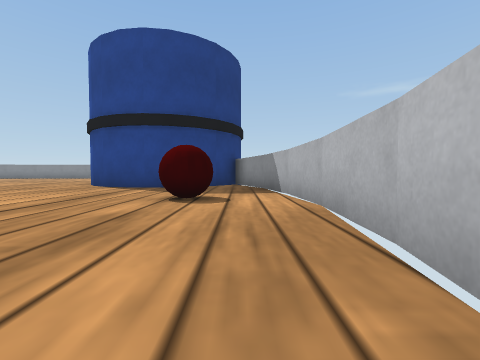
View 1 (above)

19 first-person views from a walk through a world built for the Webots simulator. The camera is 0.05 m above the floor, tilts 2° down and sees 90° across. The floor is counted in squares, 0.1 m on a side. Each view is taken from the middle of a square. On the plan, view 1 faces up. The plan holds only what a view shows up to about 9 squares ahead; the rest is blank. The robots in the file are not drawn. Simple shapes and patterns stand in for the simulator's stock objects.

View 2
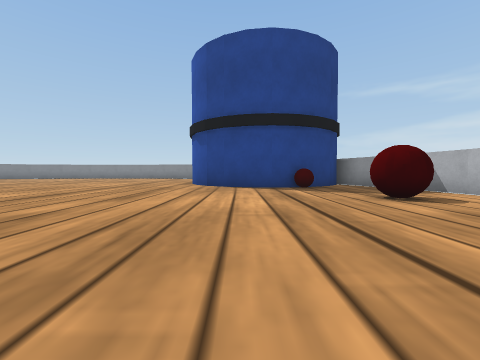

View 3
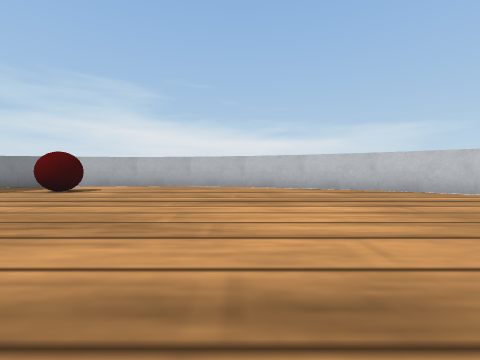

View 4
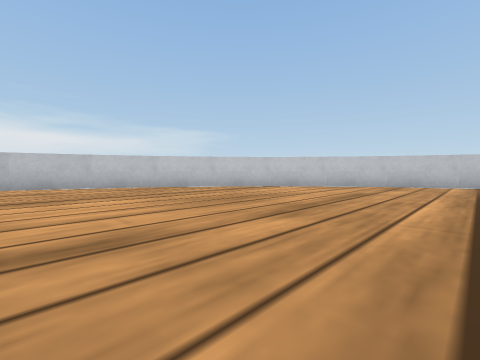

View 5
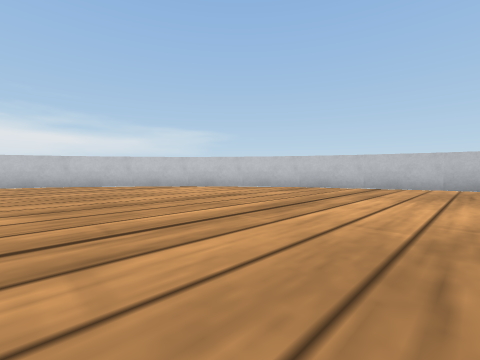

View 6
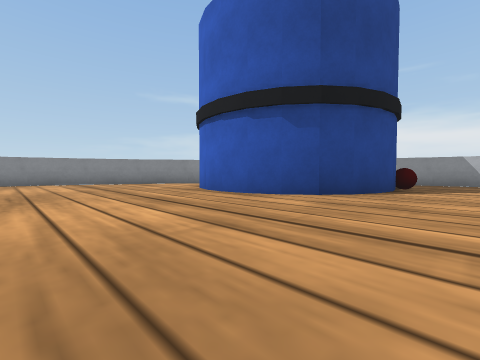

View 7
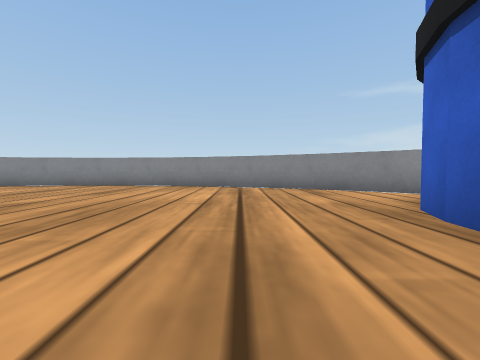

View 8
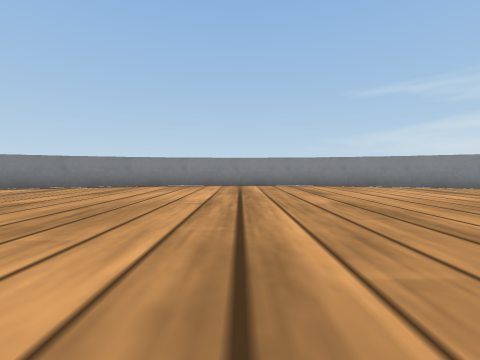

View 9
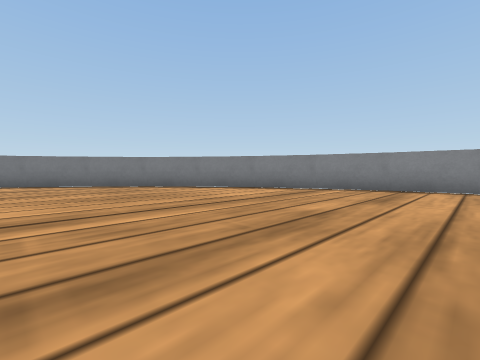

View 10
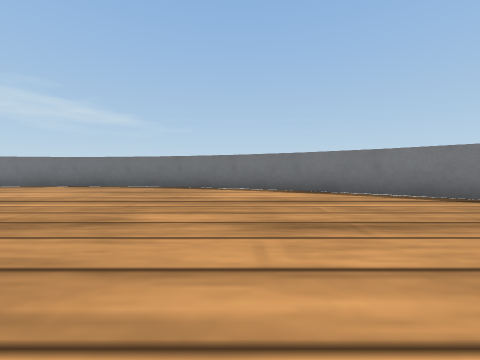

View 11
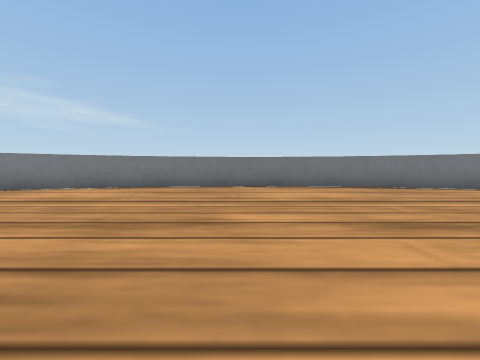

View 12
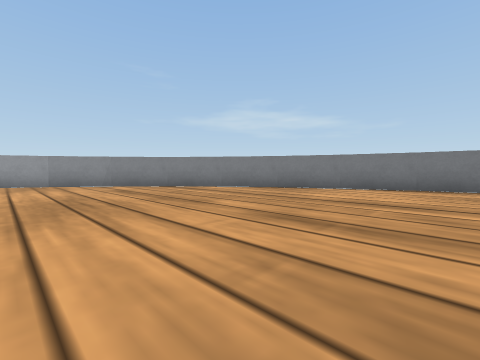

View 13
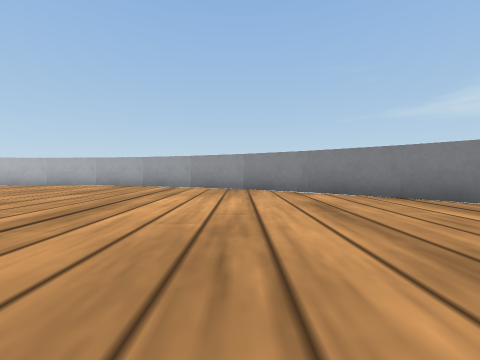

View 14
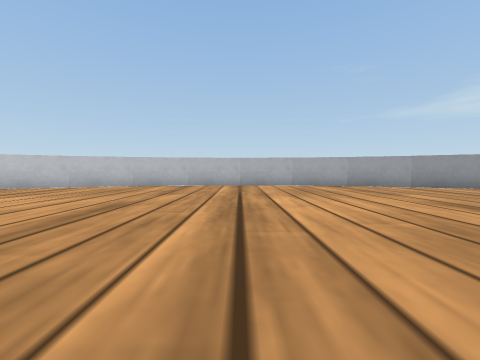

View 15
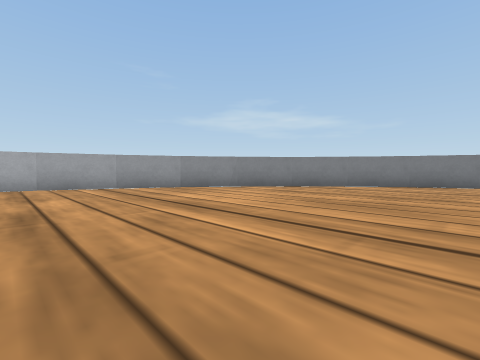

View 16
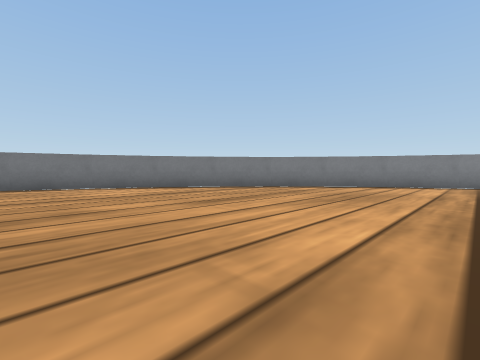

View 17
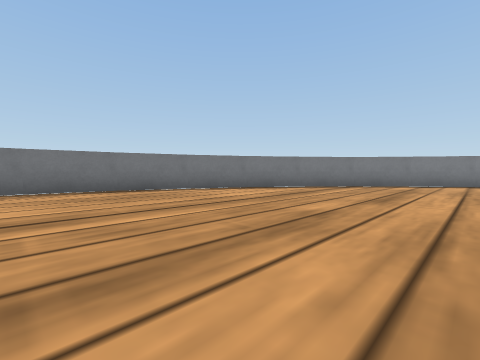

View 18
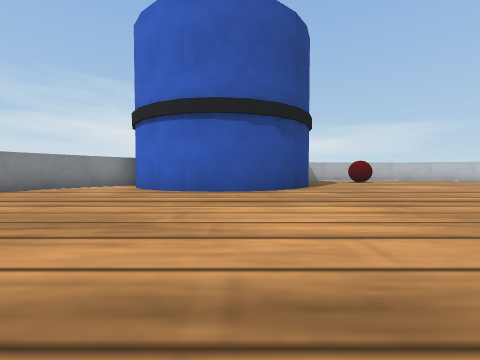

View 19
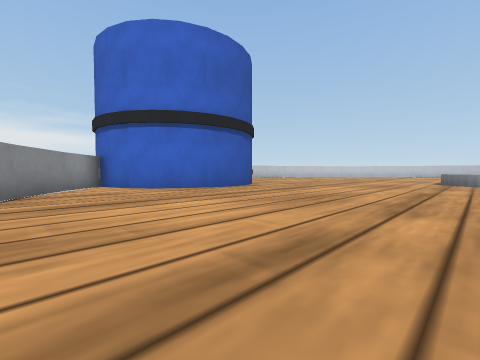

### Floor plan
Key: @ floor where view 1 was taken; # wall or solid block; . floor; = window, fence, low wall or low ledge; B barrel; A ball.
Columns run from 27 left of view 1 to 1 right of it. Each row starts with its distance up from view 1.
 18           #########
 17        ####.......####
 16       ##.............##
 15     ###...............###
 14    ##...................#B
 13   ##..................BB
 12   #...................B
 11  ##..................B
 10  #...................B
  9 ##........    ........B   B##
  8 #.........     ........BBA..#
  7 #.........     ..........A..#
  6 #.......       .............#
  5 #.......       =..........A.#
  4 #.......        =  .......A.#
  3 #........           ........#
  2 #.......             .......#
  1 #........            .......#
  0 #........          ........@#
 -1 #........          .........#
 -2 ##..........  .  ..........##
 -3  #.......... ... ..........#
 -4  ##.......................##
 -5   #.......................#
 -6   ##.....................##
 -7    ##...................##
 -8     ###...............###
 -9       ##.............##
-10        ####.......####
-11           #########

Where each view was taken, in squares from view 1:
view 1: 0 up, 0 right, facing up
view 2: 0 up, 4 left, facing up
view 3: 0 up, 7 left, facing right
view 4: 0 up, 8 left, facing down-right
view 5: 2 down, 10 left, facing down-right
view 6: 6 up, 10 left, facing up-right
view 7: 9 up, 8 left, facing up
view 8: 9 up, 13 left, facing up
view 9: 10 up, 15 left, facing up-left
view 10: 9 up, 19 left, facing left
view 11: 3 up, 19 left, facing left
view 12: 1 up, 19 left, facing down-left
view 13: 2 down, 20 left, facing down
view 14: 2 down, 13 left, facing down
view 15: 2 down, 16 left, facing down-left
view 16: 7 up, 18 left, facing up-left
view 17: 5 up, 20 left, facing up-left
view 18: 10 up, 12 left, facing right
view 19: 16 up, 12 left, facing down-right
